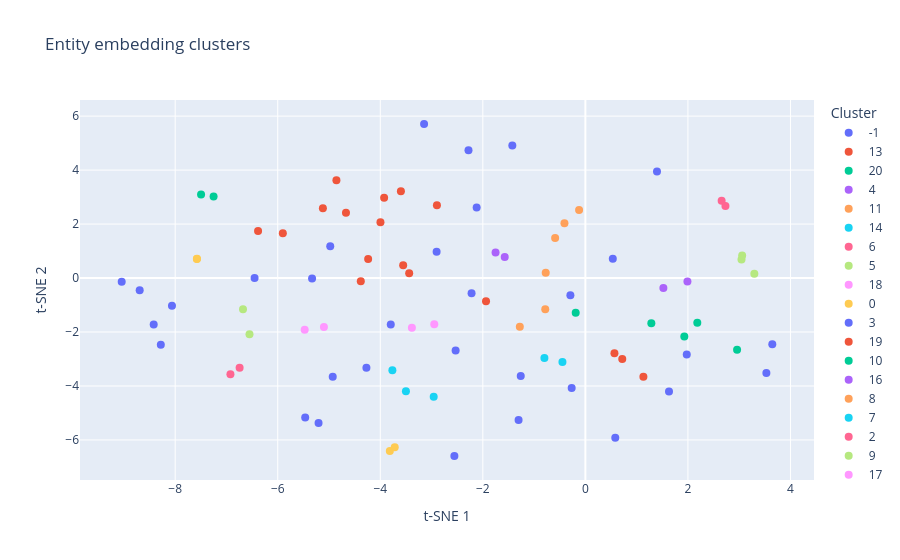

Notebook source saved alongside this figure:
### Markdown cell above
### Predicates

### Code cell
unique_predicates = list(set(triplets["predicate"].dropna()))
embed_model_predicates = EMBEDD_MODEL_1

cluster_model_predicates = HDBSCAN(
    min_cluster_size=2,
    min_samples=2,
    metric="cosine",
    cluster_selection_method="leaf",
    cluster_selection_epsilon=0.0,
)

outlier_prompt_predicate = DECIDE_OUTLIER_FATE_RELATION
replace_prompt_predicate = FIND_BETTER_RELATION_NAME
validate_prompt_predicate = VALIDATE_RELATION_NAME
N_predicates = 2

predicate_mapping, valid_data_predicates, encoded_predicates, cluster_labels_predicates = create_data_mapping(
    mapping_path="data/predicate_mapping.json",
    data=unique_predicates,
    embed_model=embed_model_predicates,
    cluster_model=cluster_model_predicates,
    outlier_prompt=outlier_prompt_predicate,
    replace_prompt=replace_prompt_predicate,
    validate_prompt=validate_prompt_predicate,
    N=N_predicates,
    perform_validation=False
)

viz_clusters(valid_data_predicates, encoded_predicates, cluster_labels_predicates)

### Figure 1 — Plotly figure (JSON) as saved in the notebook; plotly's stock layout.template omitted (floating-point values rounded to 4 significant figures)
{"data": [{"customdata": [["-1"], ["-1"], ["-1"], ["-1"], ["-1"], ["-1"], ["-1"], ["-1"], ["-1"], ["-1"], ["-1"], ["-1"], ["-1"], ["-1"], ["-1"], ["-1"], ["-1"], ["-1"], ["-1"], ["-1"], ["-1"], ["-1"], ["-1"], ["-1"], ["-1"], ["-1"], ["-1"], ["-1"]], "hovertemplate": "<b>%{hovertext}</b><br><br>cluster=%{customdata[0]}<extra></extra>", "hovertext": ["mandated resignation permitted", "denies equality", "discusses geneva i and geneva ii developments", "avoids leading to a dead end", "perceived themselves as history’s creators", "reexamines", "presented decorations in the field", "is the largest", "holds similar positions", "requires flexible housing fund establishment", "promotes national unity", "must be kept in state hands", "purchases", "unilaterally declared independence", "maintains strict accuracy against distortion", "facilitated lifting of restrictions", "offered observer participation in anti-terrorism efforts", "consults foreign experts", "recognizes acute regional immigration challenges", "applies single tariff", "condemns extremists", "promotes safe technology adoption", "gave technical support to", "could be appealing", "outperforms in negotiations", "initiated official visit", "acknowledges insufficiency in effectiveness of land use registration", "enabled creation"], "legendgroup": "-1", "marker": {"color": "#636efa", "size": 8, "symbol": "circle"}, "mode": "markers", "name": "-1", "orientation": "v", "showlegend": true, "type": "scatter", "x": [0.535, -0.2672, 1.397, -0.2923, -1.303, -2.901, -4.927, -3.146, -2.28, 3.53, -3.795, 1.977, -8.28, 1.631, -1.425, -2.121, -2.531, -6.452, -2.22, 0.5831, -1.261, -5.465, -5.204, -4.271, -4.976, -5.33, 3.646, -2.555], "xaxis": "x", "y": [0.7161, -4.075, 3.952, -0.6422, -5.26, 0.9763, -3.657, 5.707, 4.737, -3.521, -1.721, -2.837, -2.471, -4.203, 4.91, 2.616, -2.681, 0.004324, -0.5652, -5.922, -3.632, -5.168, -5.371, -3.326, 1.181, -0.01885, -2.45, -6.594], "yaxis": "y"}, {"customdata": [["13"], ["13"], ["13"], ["13"], ["13"]], "hovertemplate": "<b>%{hovertext}</b><br><br>cluster=%{customdata[0]}<extra></extra>", "hovertext": ["is prepared for engagement", "addresses systemic issues", "held preliminary discussions", "desires resolution swiftly", "seeks understanding for resolution"], "legendgroup": "13", "marker": {"color": "#EF553B", "size": 8, "symbol": "circle"}, "mode": "markers", "name": "13", "orientation": "v", "showlegend": true, "type": "scatter", "x": [-4.237, -1.938, -4.38, -3.554, -3.436], "xaxis": "x", "y": [0.7039, -0.8636, -0.1216, 0.4704, 0.1745], "yaxis": "y"}, {"customdata": [["20"], ["20"], ["20"], ["20"], ["20"]], "hovertemplate": "<b>%{hovertext}</b><br><br>cluster=%{customdata[0]}<extra></extra>", "hovertext": ["prevents conflicts", "strengthens property rights", "emphasizes security and stability", "maintained governance continuity", "preserves sovereignty and security"], "legendgroup": "20", "marker": {"color": "#00cc96", "size": 8, "symbol": "circle"}, "mode": "markers", "name": "20", "orientation": "v", "showlegend": true, "type": "scatter", "x": [-0.1886, 2.959, 1.287, 2.183, 1.93], "xaxis": "x", "y": [-1.291, -2.658, -1.671, -1.658, -2.17], "yaxis": "y"}, {"customdata": [["4"], ["4"]], "hovertemplate": "<b>%{hovertext}</b><br><br>cluster=%{customdata[0]}<extra></extra>", "hovertext": ["recognizes political dynamics", "determined by 20th-century geopolitics"], "legendgroup": "4", "marker": {"color": "#ab63fa", "size": 8, "symbol": "circle"}, "mode": "markers", "name": "4", "orientation": "v", "showlegend": true, "type": "scatter", "x": [1.522, 1.99], "xaxis": "x", "y": [-0.3686, -0.1242], "yaxis": "y"}, {"customdata": [["11"], ["11"], ["11"]], "hovertemplate": "<b>%{hovertext}</b><br><br>cluster=%{customdata[0]}<extra></extra>", "hovertext": ["caused provocation", "avoids attributing blame", "holds accountability for future outcomes"], "legendgroup": "11", "marker": {"color": "#FFA15A", "size": 8, "symbol": "circle"}, "mode": "markers", "name": "11", "orientation": "v", "showlegend": true, "type": "scatter", "x": [-0.7733, -0.7827, -1.279], "xaxis": "x", "y": [0.1951, -1.157, -1.805], "yaxis": "y"}, {"customdata": [["14"], ["14"]], "hovertemplate": "<b>%{hovertext}</b><br><br>cluster=%{customdata[0]}<extra></extra>", "hovertext": ["opposes non-compliant laws", "opposes generalised approaches"], "legendgroup": "14", "marker": {"color": "#19d3f3", "size": 8, "symbol": "circle"}, "mode": "markers", "name": "14", "orientation": "v", "showlegend": true, "type": "scatter", "x": [-0.4474, -0.799], "xaxis": "x", "y": [-3.108, -2.961], "yaxis": "y"}, {"customdata": [["6"], ["6"]], "hovertemplate": "<b>%{hovertext}</b><br><br>cluster=%{customdata[0]}<extra></extra>", "hovertext": ["focuses differently on anti-missile defense", "integrates aerospace defence systems"], "legendgroup": "6", "marker": {"color": "#FF6692", "size": 8, "symbol": "circle"}, "mode": "markers", "name": "6", "orientation": "v", "showlegend": true, "type": "scatter", "x": [2.732, 2.658], "xaxis": "x", "y": [2.671, 2.867], "yaxis": "y"}, {"customdata": [["5"], ["5"], ["5"]], "hovertemplate": "<b>%{hovertext}</b><br><br>cluster=%{customdata[0]}<extra></extra>", "hovertext": ["allows anti-russian statements", "enhanced law enforcement in the caucasus", "lies within post-soviet territory"], "legendgroup": "5", "marker": {"color": "#B6E880", "size": 8, "symbol": "circle"}, "mode": "markers", "name": "5", "orientation": "v", "showlegend": true, "type": "scatter", "x": [3.058, 3.296, 3.045], "xaxis": "x", "y": [0.8314, 0.1628, 0.685], "yaxis": "y"}, {"customdata": [["18"], ["18"]], "hovertemplate": "<b>%{hovertext}</b><br><br>cluster=%{customdata[0]}<extra></extra>", "hovertext": ["demanded higher workload", "demands improvement efforts"], "legendgroup": "18", "marker": {"color": "#FF97FF", "size": 8, "symbol": "circle"}, "mode": "markers", "name": "18", "orientation": "v", "showlegend": true, "type": "scatter", "x": [-5.474, -5.099], "xaxis": "x", "y": [-1.915, -1.812], "yaxis": "y"}, {"customdata": [["0"], ["0"]], "hovertemplate": "<b>%{hovertext}</b><br><br>cluster=%{customdata[0]}<extra></extra>", "hovertext": ["requires updating", "requires recording"], "legendgroup": "0", "marker": {"color": "#FECB52", "size": 8, "symbol": "circle"}, "mode": "markers", "name": "0", "orientation": "v", "showlegend": true, "type": "scatter", "x": [-3.814, -3.718], "xaxis": "x", "y": [-6.41, -6.273], "yaxis": "y"}, {"customdata": [["3"], ["3"]], "hovertemplate": "<b>%{hovertext}</b><br><br>cluster=%{customdata[0]}<extra></extra>", "hovertext": ["learn from", "adopted future course"], "legendgroup": "3", "marker": {"color": "#636efa", "size": 8, "symbol": "circle"}, "mode": "markers", "name": "3", "orientation": "v", "showlegend": true, "type": "scatter", "x": [-8.419, -8.063], "xaxis": "x", "y": [-1.72, -1.028], "yaxis": "y"}, {"customdata": [["19"], ["19"], ["19"], ["19"], ["19"], ["19"], ["19"], ["19"], ["19"]], "hovertemplate": "<b>%{hovertext}</b><br><br>cluster=%{customdata[0]}<extra></extra>", "hovertext": ["facilitates inter-state connections", "withholds cooperation", "conducts bilateral exchanges", "works in partnership with", "engages in bilateral working group formation", "engages in open cooperation", "intends to join oecd", "enhances exchange", "entered an economic cooperation agreement"], "legendgroup": "19", "marker": {"color": "#EF553B", "size": 8, "symbol": "circle"}, "mode": "markers", "name": "19", "orientation": "v", "showlegend": true, "type": "scatter", "x": [-2.895, -3.997, -3.925, -5.119, -4.856, -4.669, -6.384, -3.598, -5.901], "xaxis": "x", "y": [2.693, 2.068, 2.972, 2.584, 3.621, 2.415, 1.747, 3.214, 1.663], "yaxis": "y"}, {"customdata": [["10"], ["10"]], "hovertemplate": "<b>%{hovertext}</b><br><br>cluster=%{customdata[0]}<extra></extra>", "hovertext": ["provides hydrocarbons to eu", "establishes caspian sea agreements"], "legendgroup": "10", "marker": {"color": "#00cc96", "size": 8, "symbol": "circle"}, "mode": "markers", "name": "10", "orientation": "v", "showlegend": true, "type": "scatter", "x": [-7.496, -7.251], "xaxis": "x", "y": [3.099, 3.023], "yaxis": "y"}, {"customdata": [["16"], ["16"]], "hovertemplate": "<b>%{hovertext}</b><br><br>cluster=%{customdata[0]}<extra></extra>", "hovertext": ["attended despite instability", "failed coordination"], "legendgroup": "16", "marker": {"color": "#ab63fa", "size": 8, "symbol": "circle"}, "mode": "markers", "name": "16", "orientation": "v", "showlegend": true, "type": "scatter", "x": [-1.573, -1.752], "xaxis": "x", "y": [0.7814, 0.9466], "yaxis": "y"}, {"customdata": [["8"], ["8"], ["8"]], "hovertemplate": "<b>%{hovertext}</b><br><br>cluster=%{customdata[0]}<extra></extra>", "hovertext": ["led to deterioration", "detected persistent systemic decay", "triggered decline"], "legendgroup": "8", "marker": {"color": "#FFA15A", "size": 8, "symbol": "circle"}, "mode": "markers", "name": "8", "orientation": "v", "showlegend": true, "type": "scatter", "x": [-0.408, -0.1225, -0.5899], "xaxis": "x", "y": [2.034, 2.517, 1.485], "yaxis": "y"}, {"customdata": [["7"], ["7"], ["7"]], "hovertemplate": "<b>%{hovertext}</b><br><br>cluster=%{customdata[0]}<extra></extra>", "hovertext": ["requires careful analysis", "shows willingness to address concerns", "demonstrates publicly"], "legendgroup": "7", "marker": {"color": "#19d3f3", "size": 8, "symbol": "circle"}, "mode": "markers", "name": "7", "orientation": "v", "showlegend": true, "type": "scatter", "x": [-2.958, -3.764, -3.5], "xaxis": "x", "y": [-4.404, -3.42, -4.193], "yaxis": "y"}, {"customdata": [["2"], ["2"]], "hovertemplate": "<b>%{hovertext}</b><br><br>cluster=%{customdata[0]}<extra></extra>", "hovertext": ["emphasizes competitive effort for meat sales", "relies on grain production"], "legendgroup": "2", "marker": {"color": "#FF6692", "size": 8, "symbol": "circle"}, "mode": "markers", "name": "2", "orientation": "v", "showlegend": true, "type": "scatter", "x": [-6.744, -6.923], "xaxis": "x", "y": [-3.323, -3.567], "yaxis": "y"}, {"customdata": [["9"], ["9"]], "hovertemplate": "<b>%{hovertext}</b><br><br>cluster=%{customdata[0]}<extra></extra>", "hovertext": ["offered cheaper energy", "seeks economic advancement"], "legendgroup": "9", "marker": {"color": "#B6E880", "size": 8, "symbol": "circle"}, "mode": "markers", "name": "9", "orientation": "v", "showlegend": true, "type": "scatter", "x": [-6.551, -6.678], "xaxis": "x", "y": [-2.085, -1.153], "yaxis": "y"}, {"customdata": [["17"], ["17"]], "hovertemplate": "<b>%{hovertext}</b><br><br>cluster=%{customdata[0]}<extra></extra>", "hovertext": ["requires suspension of participation", "increase participation"], "legendgroup": "17", "marker": {"color": "#FF97FF", "size": 8, "symbol": "circle"}, "mode": "markers", "name": "17", "orientation": "v", "showlegend": true, "type": "scatter", "x": [-2.947, -3.384], "xaxis": "x", "y": [-1.714, -1.841], "yaxis": "y"}, {"customdata": [["12"], ["12"]], "hovertemplate": "<b>%{hovertext}</b><br><br>cluster=%{customdata[0]}<extra></extra>", "hovertext": ["approves development programmes", "finalizes long-term national development programme"], "legendgroup": "12", "marker": {"color": "#FECB52", "size": 8, "symbol": "circle"}, "mode": "markers", "name": "12", "orientation": "v", "showlegend": true, "type": "scatter", "x": [-7.577, -7.575], "xaxis": "x", "y": [0.7014, 0.7155], "yaxis": "y"}, {"customdata": [["1"], ["1"]], "hovertemplate": "<b>%{hovertext}</b><br><br>cluster=%{customdata[0]}<extra></extra>", "hovertext": ["develops medical equipment projects", "send personnel for training"], "legendgroup": "1", "marker": {"color": "#636efa", "size": 8, "symbol": "circle"}, "mode": "markers", "name": "1", "orientation": "v", "showlegend": true, "type": "scatter", "x": [-9.043, -8.693], "xaxis": "x", "y": [-0.134, -0.4506], "yaxis": "y"}, {"customdata": [["15"], ["15"], ["15"]], "hovertemplate": "<b>%{hovertext}</b><br><br>cluster=%{customdata[0]}<extra></extra>", "hovertext": ["exerts greater law-and-order authority", "limits arbitrary government action", "promotes independent judicial systems"], "legendgroup": "15", "marker": {"color": "#EF553B", "size": 8, "symbol": "circle"}, "mode": "markers", "name": "15", "orientation": "v", "showlegend": true, "type": "scatter", "x": [0.7193, 0.567, 1.132], "xaxis": "x", "y": [-2.996, -2.791, -3.654], "yaxis": "y"}], "layout": {"legend": {"title": {"text": "Cluster"}, "tracegroupgap": 0}, "title": {"text": "Entity embedding clusters"}, "xaxis": {"anchor": "y", "domain": [0, 1], "title": {"text": "t-SNE 1"}}, "yaxis": {"anchor": "x", "domain": [0, 1], "title": {"text": "t-SNE 2"}}}}
